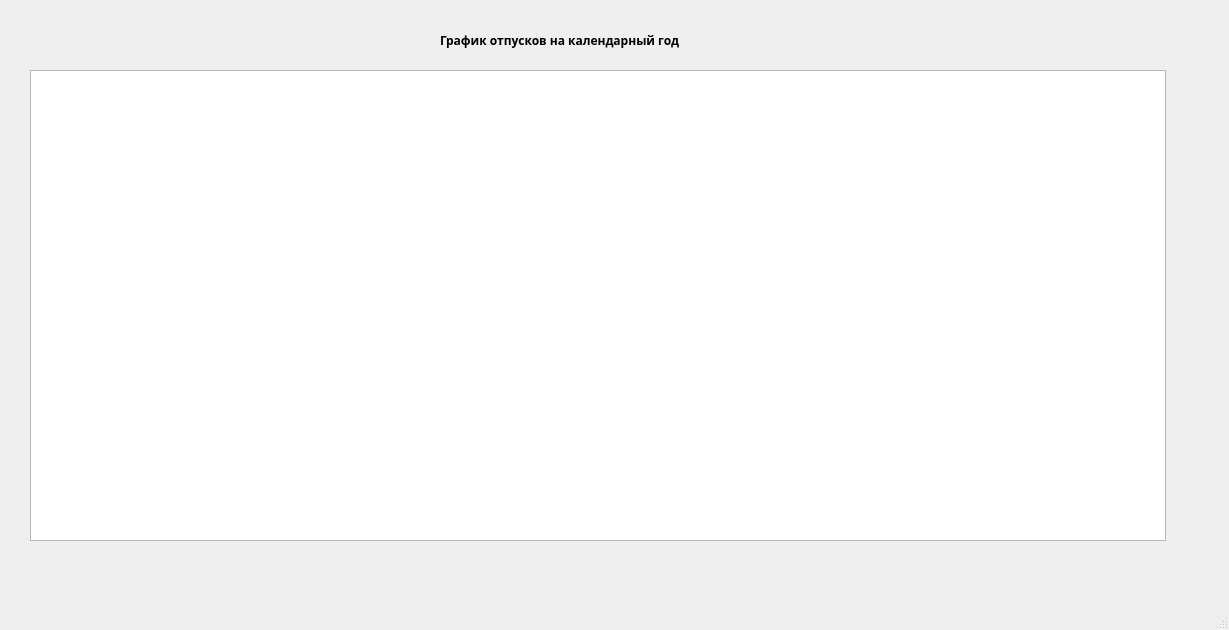
<?xml version="1.0" encoding="UTF-8"?>
<ui version="4.0">
 <class>MainWindow</class>
 <widget class="QMainWindow" name="MainWindow">
  <property name="geometry">
   <rect>
    <x>0</x>
    <y>0</y>
    <width>1229</width>
    <height>630</height>
   </rect>
  </property>
  <property name="windowTitle">
   <string>MainWindow</string>
  </property>
  <widget class="QWidget" name="centralwidget">
   <widget class="QTableWidget" name="vacations_table">
    <property name="geometry">
     <rect>
      <x>30</x>
      <y>70</y>
      <width>1136</width>
      <height>471</height>
     </rect>
    </property>
    <attribute name="horizontalHeaderDefaultSectionSize">
     <number>93</number>
    </attribute>
   </widget>
   <widget class="QLabel" name="label">
    <property name="geometry">
     <rect>
      <x>440</x>
      <y>30</y>
      <width>331</width>
      <height>20</height>
     </rect>
    </property>
    <property name="font">
     <font>
      <family>Montserrat</family>
      <weight>75</weight>
      <bold>true</bold>
     </font>
    </property>
    <property name="text">
     <string>График отпусков на календарный год</string>
    </property>
   </widget>
  </widget>
  <widget class="QMenuBar" name="menubar">
   <property name="geometry">
    <rect>
     <x>0</x>
     <y>0</y>
     <width>1229</width>
     <height>29</height>
    </rect>
   </property>
  </widget>
  <widget class="QStatusBar" name="statusbar"/>
 </widget>
 <resources/>
 <connections/>
</ui>
